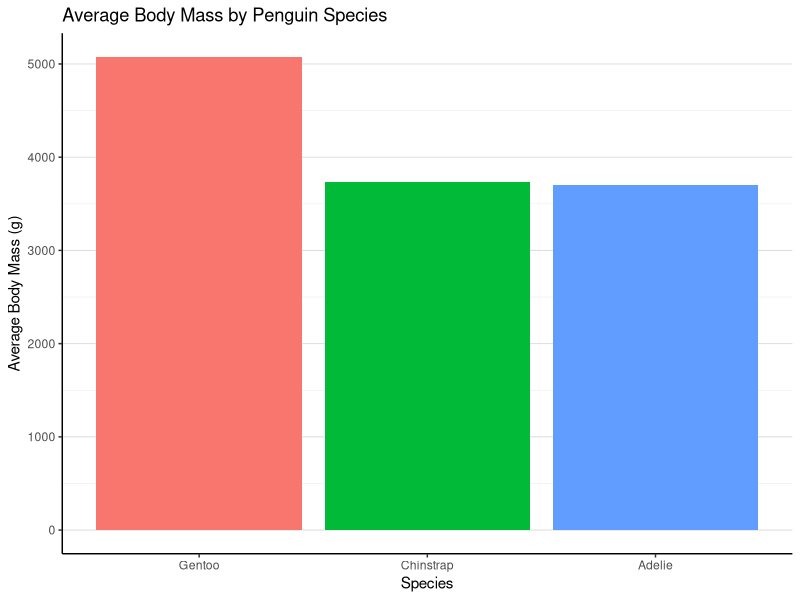
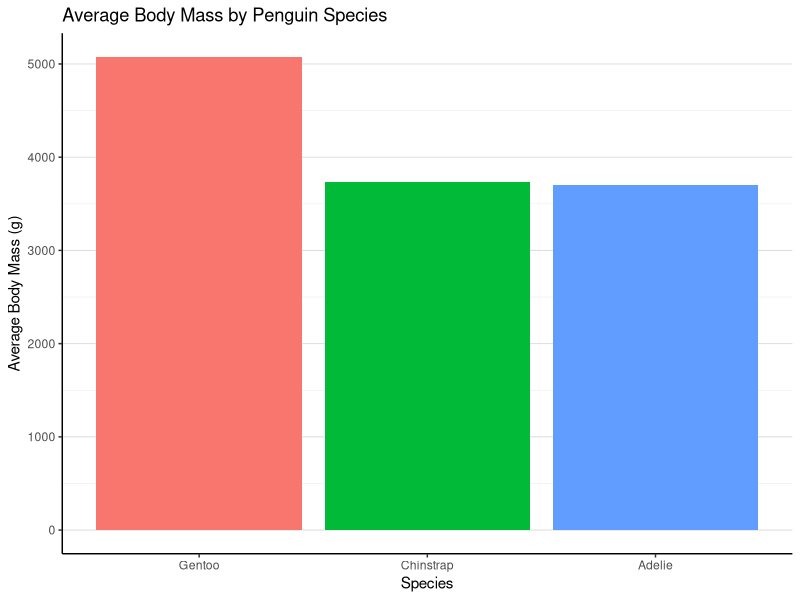

The R source for these figures, in order:
# install.packages("tidyverse")
# install.packages("palmerpenguins")

library(tidyverse)
library(palmerpenguins)

# head(penguins)
# summary(penguins)
# dim(penguins)
# names(penguins)
# str(penguins)

# Heaviest Species
#------------------------------------------------------------------------------

# Filter data
avg_mass_by_species <- penguins %>%
  group_by(species) %>%
  summarise(avg_mass = mean(body_mass_g, na.rm=TRUE),
            .groups = "drop") %>%
  arrange(desc(avg_mass)) %>%
  mutate(species = factor(species, levels = species))
avg_mass_by_species

# Plot data
species_mass_plot <- ggplot(avg_mass_by_species,
       aes(x = species, y = avg_mass, fill = species)) + 
  geom_col() +
  labs(title = "Average Body Mass by Penguin Species",
       x = "Species",
       y = "Average Body Mass (g)"
       ) + 
  theme_classic() +
  theme(legend.position = "none",
        panel.grid.major.y = element_line(
          colour = "grey85",
          linewidth = 0.3
        ),
        panel.grid.minor.y = element_line(
          colour = "grey92",
          linewidth = 0.2
        ))
species_mass_plot

# Save plot image
if (!dir.exists("output")) {
  dir.create("output")
}
ggsave(
  "output/species_mass_plot.png",
  plot = species_mass_plot,
  width = 8,
  height = 5
)
